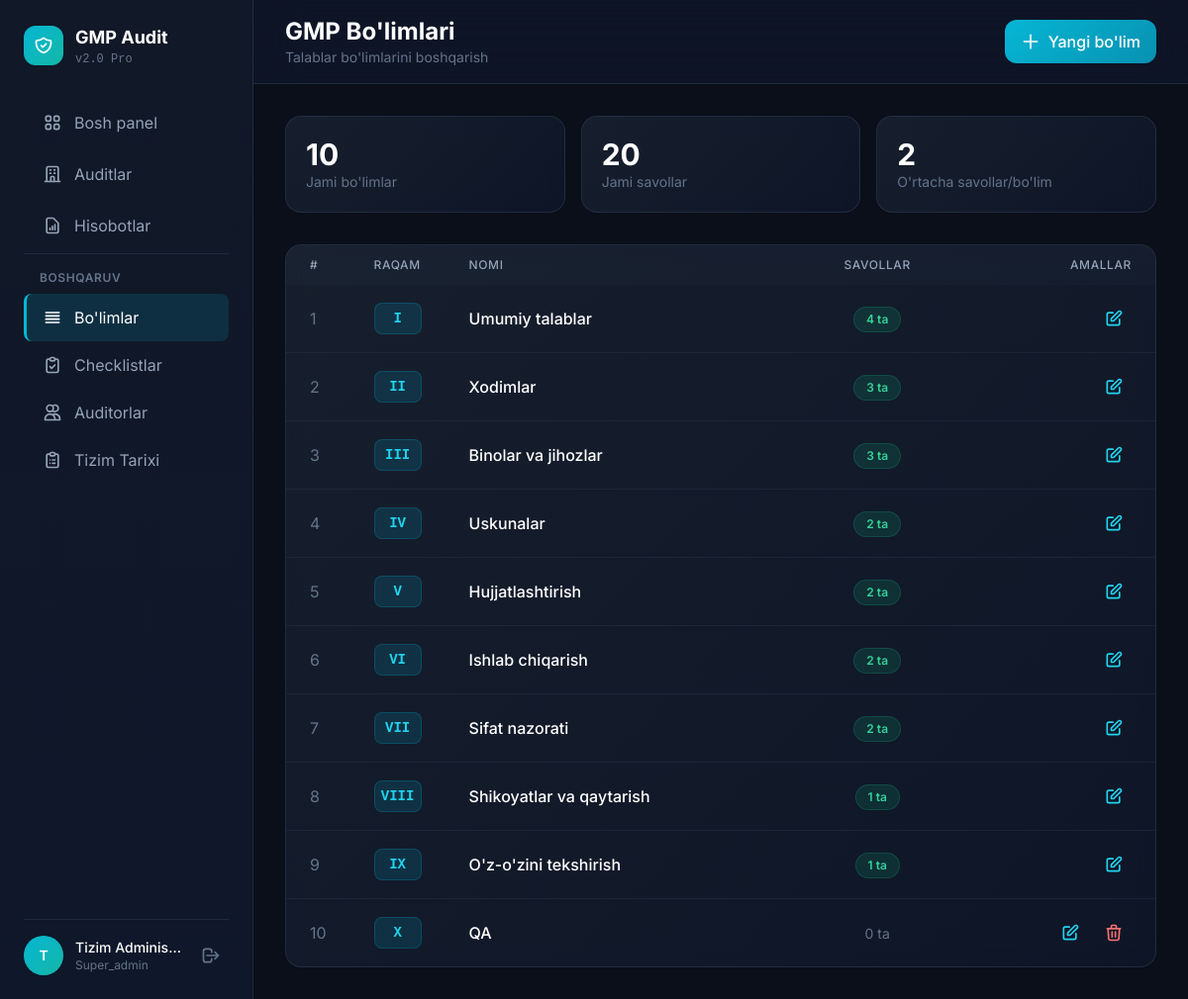
Page /bosh_auditor/sectionss.php (signed in) on the committed database.
### tables this page shows
CREATE TABLE `users` (
  `id` int NOT NULL AUTO_INCREMENT,
  `username` varchar(100) NOT NULL,
  `email` varchar(150) NOT NULL,
  `password` varchar(255) NOT NULL,
  `full_name` varchar(150) NOT NULL,
  `phone` varchar(30) DEFAULT NULL,
  `position` varchar(100) DEFAULT NULL,
  `role` enum('super_admin','bosh_auditor','auditor','viewer','reader') DEFAULT NULL,
  `is_active` tinyint(1) DEFAULT '1',
  `created_at` timestamp NULL DEFAULT CURRENT_TIMESTAMP,
  `updated_at` timestamp NULL DEFAULT CURRENT_TIMESTAMP ON UPDATE CURRENT_TIMESTAMP,
  `department_id` int DEFAULT NULL,
  `position_id` int DEFAULT NULL,
  `hire_date` date DEFAULT NULL,
  PRIMARY KEY (`id`),
  UNIQUE KEY `username` (`username`),
  UNIQUE KEY `email` (`email`)
);

CREATE TABLE `gmp_sections` (
  `id` int NOT NULL AUTO_INCREMENT,
  `section_number` varchar(10) NOT NULL,
  `section_name` varchar(200) NOT NULL,
  `description` text,
  `sort_order` int DEFAULT '0',
  PRIMARY KEY (`id`)
);

### db.php (called while the page is built, shortened)
<?php
try {
    $pdo = new PDO(
        "mysql:host=" . DB_HOST . ";dbname=" . DB_NAME . ";charset=utf8mb4",
        DB_USER,
        DB_PASS,
        [
            PDO::ATTR_ERRMODE => PDO::ERRMODE_EXCEPTION,
            PDO::ATTR_DEFAULT_FETCH_MODE => PDO::FETCH_ASSOC,
            PDO::ATTR_EMULATE_PREPARES => false
        ]
    );
} catch (PDOException $e) {
    die("Ma'lumotlar bazasi ulanish xatosi: " . $e->getMessage());
}
function isLoggedIn(): bool
{
    return true;
}
function getCurrentUser()
{
    global $pdo;
    $stmt = $pdo->prepare("SELECT * FROM users WHERE id = ?");
    $stmt->execute([$_SESSION['user_id']]);
    return $stmt->fetch();
}

### bosh_auditor/sectionss.php (the view, shortened to what this page needs)
<?php
require_once '../db.php';
 $user = getCurrentUser();
 $dashboardLink = ($user['role'] === 'bosh_auditor') ? 'index.php' : 'index.php';
 $sections = $pdo->query("
    SELECT gs.*,
           (SELECT COUNT(*) FROM checklist_questions cq WHERE cq.section_id = gs.id AND cq.is_active = 1) as question_count,
           (SELECT COUNT(DISTINCT aa.audit_id) FROM audit_answers aa
            JOIN checklist_questions cq ON aa.question_id = cq.id
            WHERE cq.section_id = gs.id) as audit_usage_count
    FROM gmp_sections gs
    ORDER BY gs.sort_order ASC, gs.id ASC
")->fetchAll();
 $totalQuestions = array_sum(array_column($sections, 'question_count'));
?>
<!DOCTYPE html>
<html lang="uz">
<head>
    <script src="https://cdn.tailwindcss.com"></script>
</head>
<body class="min-h-screen text-slate-100">
    <div class="flex min-h-screen pt-14 lg:pt-0">
        <aside id="sidebar" class="sidebar w-64 fixed h-full z-50" role="navigation">
            <div class="p-6 h-full flex flex-col">
                <div class="flex items-center gap-3 mb-8">
                    <div class="w-10 h-10 rounded-xl bg-gradient-to-br from-cyan-500 to-teal-500 flex items-center justify-center">
                    </div>
                    <div>
                        <h1 class="text-lg font-bold text-white">GMP Audit</h1>
                        <p class="text-xs text-slate-500 font-mono">
                            <?php echo $user['role'] === 'bosh_auditor' ? 'Bosh Auditor' : 'v2.0 Pro'; ?>
                        </p>
                    </div>
                </div>
                <nav class="space-y-1 flex-1 overflow-y-auto">
                    <a href="<?php echo $dashboardLink; ?>" class="nav-item flex items-center gap-3 px-4 py-3 rounded-lg text-slate-400 hover:text-white">
                        Bosh panel
                    </a>
                    <a href="auditss.php" class="nav-item flex items-center gap-3 px-4 py-3 rounded-lg text-slate-400 hover:text-white">
                        <svg class="w-5 h-5" fill="none" stroke="currentColor" viewBox="0 0 24 24"><path stroke-linecap="round" stroke-linejoin="round" stroke-width="2" d="M19 21V5a2 2 0 00-2-2H7a2 2 0 00-2 2v16m14 0h2m-2 0h-5m-9 0H3m2 0h5M9 7h1m-1 4h1m4-4h1m-1 4h1m-5 10v-5a1 1 0 011-1h2a1 1 0 011 1v5m-4 0h4"/></svg>
                        Auditlar
                    </a>
                    <a href="reportss.php" class="nav-item flex items-center gap-3 px-4 py-3 rounded-lg text-slate-400 hover:text-white">
                        <svg class="w-5 h-5" fill="none" stroke="currentColor" viewBox="0 0 24 24"><path stroke-linecap="round" stroke-linejoin="round" stroke-width="2" d="M9 17v-2m3 2v-4m3 4v-6m2 10H7a2 2 0 01-2-2V5a2 2 0 012-2h5.586a1 1 0 01.707.293l5.414 5.414a1 1 0 01.293.707V19a2 2 0 01-2 2z"/></svg>
                        Hisobotlar
                    </a>
                    <div class="pt-4 mt-4 border-t border-slate-700/50">
                        <p class="px-4 text-xs font-semibold text-slate-500 uppercase tracking-wider mb-2">Boshqaruv</p>
                        <a href="sectionss.php" class="nav-item active flex items-center gap-3 px-4 py-3 rounded-lg text-white" aria-current="page">
                            <svg class="w-5 h-5" fill="none" stroke="currentColor" viewBox="0 0 24 24"><path stroke-linecap="round" stroke-linejoin="round" stroke-width="2" d="M4 6h16M4 10h16M4 14h16M4 18h16"/></svg>
                            Bo'limlar
                        </a>
                        <a href="checklistss.php" class="nav-item flex items-center gap-3 px-4 py-3 rounded-lg text-slate-400 hover:text-white">
                            <svg class="w-5 h-5" fill="none" stroke="currentColor" viewBox="0 0 24 24"><path stroke-linecap="round" stroke-linejoin="round" stroke-width="2" d="M9 5H7a2 2 0 00-2 2v12a2 2 0 002 2h10a2 2 0 002-2V7a2 2 0 00-2-2h-2M9 5a2 2 0 002 2h2a2 2 0 002-2M9 5a2 2 0 012-2h2a2 2 0 012 2m-6 9l2 2 4-4"/></svg>
                            Checklistlar
                        </a>
                        <?php if ($user['role'] === 'super_admin' || $user['role'] === 'admin'): ?>
                        <a href="users.php" class="nav-item flex items-center gap-3 px-4 py-3 rounded-lg text-slate-400 hover:text-white">
                            <svg class="w-5 h-5" fill="none" stroke="currentColor" viewBox="0 0 24 24"><path stroke-linecap="round" stroke-linejoin="round" stroke-width="2" d="M12 4.354a4 4 0 110 5.292M15 21H3v-1a6 6 0 0112 0v1zm0 0h6v-1a6 6 0 00-9-5.197M13 7a4 4 0 11-8 0 4 4 0 018 0z"/></svg>
                            Auditorlar
                        </a>
                        <a href="logs.php" class="nav-item flex items-center gap-3 px-4 py-3 rounded-lg text-slate-400 hover:text-white">
                            <svg class="w-5 h-5" fill="none" stroke="currentColor" viewBox="0 0 24 24"><path stroke-linecap="round" stroke-linejoin="round" stroke-width="2" d="M9 5H7a2 2 0 00-2 2v12a2 2 0 002 2h10a2 2 0 002-2V7a2 2 0 00-2-2h-2M9 5a2 2 0 002 2h2a2 2 0 002-2M9 5a2 2 0 012-2h2a2 2 0 012 2m-3 7h3m-3 4h3m-6-4h.01M9 16h.01"/></svg>
                            Tizim Tarixi
                        </a>
                        <?php endif; ?>
                    </div>
                </nav>
                <div class="border-t border-slate-700/50 pt-4 mt-4">
                    <div class="flex items-center gap-3">
                        <div class="w-10 h-10 rounded-full bg-gradient-to-br from-cyan-500 to-teal-500 flex items-center justify-center text-white font-semibold text-sm">
                            <?php echo strtoupper(mb_substr($user['full_name'], 0, 1)); ?>
                        </div>
                        <div class="flex-1 min-w-0">
                            <p class="text-sm font-medium text-white truncate"><?php echo htmlspecialchars($user['full_name']); ?></p>
                            <p class="text-xs text-slate-500"><?php echo $user['role'] === 'bosh_auditor' ? 'Bosh Auditor' : ucfirst($user['role']); ?></p>
                        </div>
                        <a href="logout.php" class="text-slate-500 hover:text-red-400 transition-colors p-2" aria-label="Chiqish">
                            <svg class="w-5 h-5" fill="none" stroke="currentColor" viewBox="0 0 24 24">
                                <path stroke-linecap="round" stroke-linejoin="round" stroke-width="2" d="M17 16l4-4m0 0l-4-4m4 4H7m6 4v1a3 3 0 01-3 3H6a3 3 0 01-3-3V7a3 3 0 013-3h4a3 3 0 013 3v1"/>
                            </svg>
                        </a>
                    </div>
                </div>
            </div>
        </aside>
        <main class="flex-1 lg:ml-64 w-full">
            <header class="sticky top-0 z-20 bg-slate-900/80 backdrop-blur-xl border-b border-slate-700/50">
                <div class="px-4 lg:px-8 py-4 flex justify-between items-center">
                    <div>
                        <h1 class="text-xl lg:text-2xl font-bold text-white">GMP Bo'limlari</h1>
                        <p class="text-slate-500 text-sm">Talablar bo'limlarini boshqarish</p>
                    </div>
                    <button onclick="openModal('add')" class="flex items-center gap-2 btn-primary px-4 py-2.5 rounded-xl font-medium text-white">
                        <svg class="w-5 h-5" fill="none" stroke="currentColor" viewBox="0 0 24 24"><path stroke-linecap="round" stroke-linejoin="round" stroke-width="2" d="M12 4v16m8-8H4"/></svg>
                        <span class="hidden sm:inline">Yangi bo'lim</span>
                    </button>
                </div>
            </header>
            <div class="p-4 lg:p-8">
                <div class="grid grid-cols-2 lg:grid-cols-3 gap-4 mb-8">
                    <div class="stat-card rounded-2xl p-5 animate-in delay-1">
                        <div class="text-3xl font-bold text-white"><?php echo count($sections); ?></div>
                        <div class="text-slate-500 text-sm">Jami bo'limlar</div>
                    </div>
                    <div class="stat-card rounded-2xl p-5 animate-in delay-2">
                        <div class="text-3xl font-bold text-white"><?php echo $totalQuestions; ?></div>
                        <div class="text-slate-500 text-sm">Jami savollar</div>
                    </div>
                    <div class="stat-card rounded-2xl p-5 animate-in col-span-2 lg:col-span-1">
                        <div class="text-3xl font-bold text-white"><?php echo round($totalQuestions / max(count($sections), 1), 1); ?></div>
                        <div class="text-slate-500 text-sm">O'rtacha savollar/bo'lim</div>
                    </div>
                </div>
                <?php if (!empty($sections)): ?>
                <div class="stat-card rounded-2xl overflow-hidden animate-in">
                    <div class="overflow-x-auto">
                        <table class="w-full text-left">
                            <thead class="bg-slate-800/30">
                                <tr>
                                    <th class="px-6 py-3 text-slate-400 text-xs font-medium uppercase tracking-wider w-12">#</th>
                                    <th class="px-6 py-3 text-slate-400 text-xs font-medium uppercase tracking-wider w-20">Raqam</th>
                                    <th class="px-6 py-3 text-slate-400 text-xs font-medium uppercase tracking-wider">Nomi</th>
                                    <th class="px-6 py-3 text-slate-400 text-xs font-medium uppercase tracking-wider text-center">Savollar</th>
                                    <th class="px-6 py-3 text-slate-400 text-xs font-medium uppercase tracking-wider text-right">Amallar</th>
                                </tr>
                            </thead>
                            <tbody class="divide-y divide-slate-700/30" id="sectionsTable">
                                <?php foreach ($sections as $i => $sec): ?>
                                <tr class="section-row" data-id="<?php echo $sec['id']; ?>">
                                    <td class="px-6 py-4 text-slate-500"><?php echo $i + 1; ?></td>
                                    <td class="px-6 py-4">
                                        <span class="inline-flex items-center justify-center w-12 h-8 rounded-lg bg-cyan-500/15 text-cyan-400 font-mono font-bold text-sm border border-cyan-500/20">
                                            <?php echo htmlspecialchars($sec['section_number']); ?>
                                        </span>
                                    </td>
                                    <td class="px-6 py-4">
                                        <span class="text-white font-medium"><?php echo htmlspecialchars($sec['section_name']); ?></span>
                                    </td>
                                    <td class="px-6 py-4 text-center">
                                        <?php if ($sec['question_count'] > 0): ?>
                                        <a href="checklists.php?section=<?php echo $sec['id']; ?>" class="inline-flex items-center gap-1 px-3 py-1 rounded-full text-xs font-semibold bg-emerald-500/15 text-emerald-400 border border-emerald-500/20 hover:bg-emerald-500/25 transition-colors">
                                            <?php echo $sec['question_count']; ?> ta
                                        </a>
                                        <?php else: ?>
                                        <span class="text-slate-500 text-sm">0 ta</span>
                                        <?php endif; ?>
                                    </td>
                                    <td class="px-6 py-4">
                                        <div class="flex items-center justify-end gap-2">
                                            <button onclick='openModal("edit", <?php echo htmlspecialchars(json_encode($sec, JSON_UNESCAPED_UNICODE)); ?>)' class="p-2 rounded-lg text-cyan-400 hover:bg-cyan-500/10 transition-colors" title="Tahrirlash">
                                                <svg class="w-5 h-5" fill="none" stroke="currentColor" viewBox="0 0 24 24"><path stroke-linecap="round" stroke-linejoin="round" stroke-width="2" d="M11 5H6a2 2 0 00-2 2v11a2 2 0 002 2h11a2 2 0 002-2v-5m-1.414-9.414a2 2 0 112.828 2.828L11.828 15H9v-2.828l8.586-8.586z"/></svg>
                                            </button>
                                            <?php if ($sec['question_count'] == 0): ?>
                                            <button onclick="confirmDelete(<?php echo $sec['id']; ?>, '<?php echo htmlspecialchars(addslashes($sec['section_number'])); ?>')" class="p-2 rounded-lg text-red-400 hover:bg-red-500/10 transition-colors" title="O'chirish">
                                                <svg class="w-5 h-5" fill="none" stroke="currentColor" viewBox="0 0 24 24"><path stroke-linecap="round" stroke-linejoin="round" stroke-width="2" d="M19 7l-.867 12.142A2 2 0 0116.138 21H7.862a2 2 0 01-1.995-1.858L5 7m5 4v6m4-6v6m1-10V4a1 1 0 00-1-1h-4a1 1 0 00-1 1v3M4 7h16"/></svg>
                                            </button>
                                            <?php endif; ?>
                                        </div>
                                    </td>
                                </tr>
                                <?php endforeach; ?>
                            </tbody>
                        </table>
                    </div>
                </div>
                <?php endif; ?>
            </div>
        </main>
    </div>
</body>
</html>

### bosh_auditor/sectionss.php (style rules this page uses)
:root { --bg-primary: #0a0f1a; --accent-cyan: #06b6d4; }
* { font-family: 'Inter', sans-serif; }
body { background: var(--bg-primary); }
.sidebar { background: linear-gradient(180deg, #111827 0%, #0f172a 100%); border-right: 1px solid rgba(51, 65, 85, 0.5); transition: transform 0.3s ease-in-out; }
.nav-item { transition: all 0.3s ease; border-left: 3px solid transparent; }
.nav-item.active { background: rgba(6, 182, 212, 0.15); border-left-color: var(--accent-cyan); }
.stat-card { background: linear-gradient(135deg, rgba(26, 35, 50, 0.8) 0%, rgba(15, 23, 42, 0.8) 100%); backdrop-filter: blur(10px); border: 1px solid rgba(51, 65, 85, 0.5); transition: all 0.3s ease; }
.btn-primary { background: linear-gradient(135deg, #06b6d4 0%, #0891b2 100%); transition: all 0.3s ease; }
.section-row { transition: all 0.2s ease; }
.animate-in { animation: fadeInUp 0.5s ease forwards; }
.delay-1 { animation-delay: 0.1s; opacity: 0; }
.delay-2 { animation-delay: 0.2s; opacity: 0; }

### rows in the picture
users: full_name "T", full_name "Tizim Adminis…", role "Super_admin"
gmp_sections: section_number "I", section_name "Umumiy talablar", question_count "4"
gmp_sections: section_number "II", section_name "Xodimlar", question_count "3"
gmp_sections: section_number "III", section_name "Binolar va jihozlar", question_count "3"
gmp_sections: section_number "IV", section_name "Uskunalar", question_count "2"
gmp_sections: section_number "V", section_name "Hujjatlashtirish", question_count "2"
gmp_sections: section_number "VI", section_name "Ishlab chiqarish", question_count "2"
gmp_sections: section_number "VII", section_name "Sifat nazorati", question_count "2"
gmp_sections: section_number "VIII", section_name "Shikoyatlar va qaytarish", question_count "1"
gmp_sections: section_number "IX", section_name "O'z-o'zini tekshirish", question_count "1"
gmp_sections: section_number "X", section_name "QA", shows "0 ta"

### other values in the picture
count($sections) "10"
$totalQuestions "20"
$totalQuestions / max(count($sections), 1) "2"
